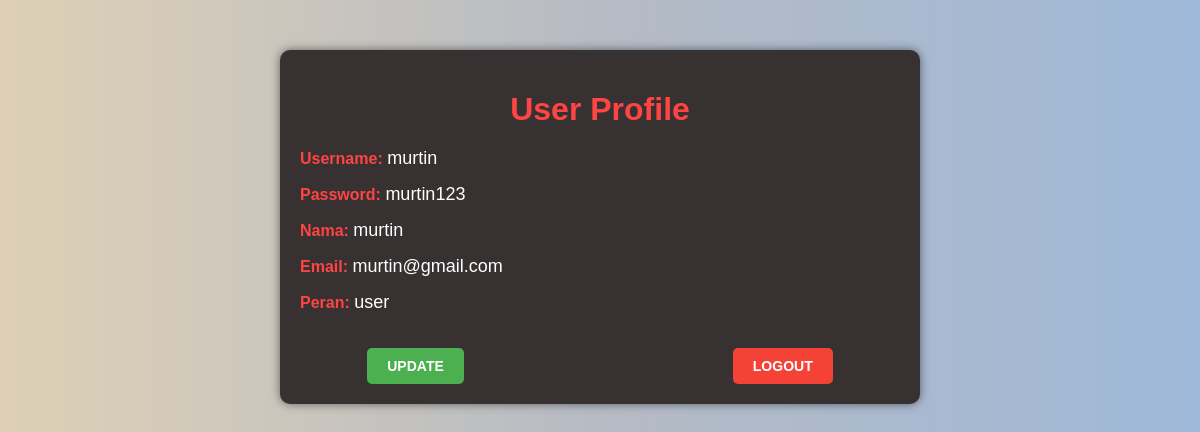
The page /detail-user.php?id=13 on the database its author committed.
### tables this page shows
CREATE TABLE `user` (
  `id` int(11) NOT NULL,
  `username` varchar(25) NOT NULL,
  `password` varchar(20) NOT NULL,
  `nama` varchar(30) NOT NULL,
  `email` varchar(25) NOT NULL,
  `peran` varchar(5) NOT NULL
);

### detail-user.php (the view, shortened to what this page needs)
<?php
require "includes/connection.php";
?>
<!DOCTYPE html>
<html lang="en">
<head>
    <link rel="stylesheet" href="detail-user.css">
</head>
<body>
    <?php
    $id = $_GET['id'];
    $query = "SELECT * FROM user WHERE id = $id";
    $result = mysqli_query($conn, $query);
    foreach ($result as $data) {
        ?>
        <div class="user-profile">
            <h1>User Profile</h1>
            <div class="profile-info">
                <div class="profile-item">
                    <label for="username">Username:</label>
                    <span name="username">
                        <?php echo "$data[username]" ?>
                    </span>
                </div>
                <div class="profile-item">
                    <label for="password">Password:</label>
                    <span name="username">
                        <?php echo "$data[password]" ?>
                    </span>
                </div>
                <div class="profile-item">
                    <label for="nama">Nama:</label>
                    <span name="nama">
                        <?php echo "$data[nama]" ?>
                    </span>
                </div>
                <div class="profile-item">
                    <label for="email">Email:</label>
                    <span name="email">
                        <?php echo "$data[email]" ?>
                    </span>
                </div>
                <div class="profile-item">
                    <label for="peran">Peran:</label>
                    <span name="peran">
                        <?php echo "$data[peran]" ?>
                    </span>
                </div>
                <div class="btn-container">
                <a href="update-user-user.php"><button class="update-btn">Update</button></a><br>
                <a href="logout.php"><button class="logout-btn">Logout</button></a>
                </div>
            </div>
        </div>
        <?php
    }
    ?>
</body>
</html>

### detail-user.css (style rules this page uses)
body { margin: 0; padding: 0; font-family: Arial, sans-serif; background: linear-gradient(to right, #DED0B6, #B6BBC4, #9EB8D9); color: #fff; }
.user-profile { max-width: 600px; margin: 50px auto; padding: 20px; border-radius: 10px; background-color: rgb(55, 49, 49); box-shadow: 0 0 10px rgba(0, 0, 0, 0.5); }
.user-profile h1 { text-align: center; color: #ff4444; margin-bottom: 20px; }
.profile-info { display: flex; flex-direction: column; }
.profile-item { margin-bottom: 15px; }
.profile-item label { font-weight: bold; color: #ff4444; margin-bottom: 5px; }
.profile-item span { color: #fff; font-size: 18px; }
.btn-container { display: flex; justify-content: space-around; align-items: center; margin-top: 20px; }
.update-btn, .logout-btn { padding: 10px 20px; border: none; border-radius: 5px; cursor: pointer; font-size: 14px; font-weight: bold; text-transform: uppercase; outline: none; transition: all 0.3s ease; }
.update-btn { background-color: #4CAF50; color: white; }
.logout-btn { background-color: #f44336; color: white; }

### rows shown on the page
user: username "murtin", password "murtin123", nama "murtin", email "murtin@gmail.com", peran "user"
